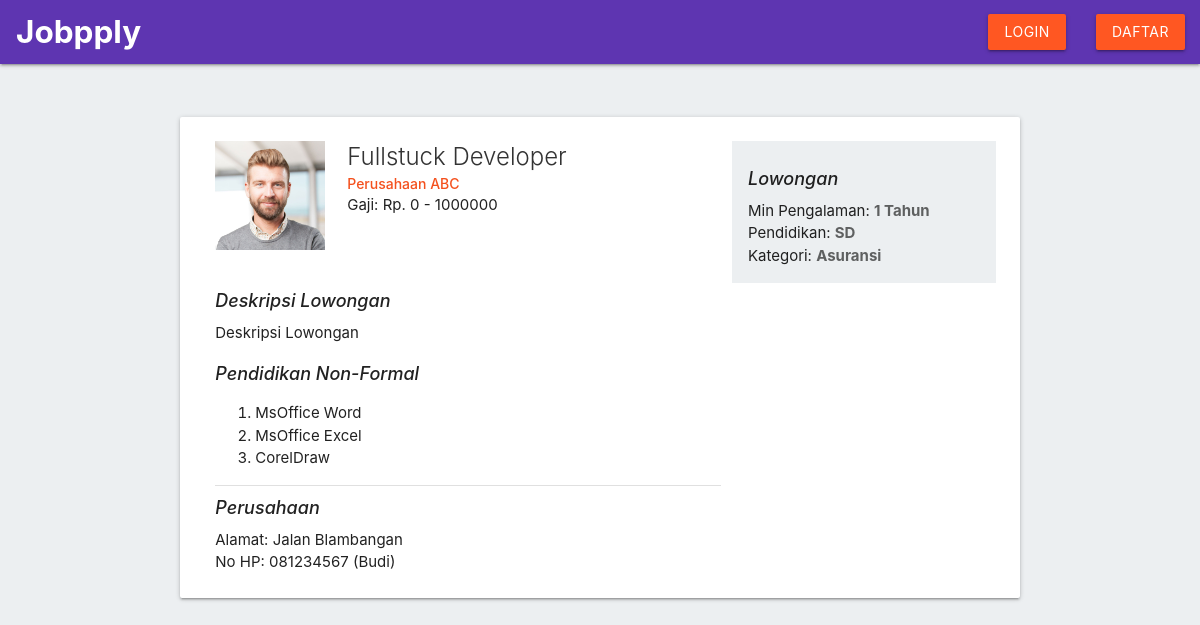
Screenshot of /lowongan/detail/20 with the database file from the repository.
### tables this page shows
CREATE TABLE `lowongan` (
  `id` int(11) unsigned NOT NULL AUTO_INCREMENT,
  `id_perusahaan` int(11) DEFAULT NULL,
  `nama_loker` varchar(100) DEFAULT NULL,
  `deskripsi` text,
  `range_gaji` varchar(30) DEFAULT NULL,
  `keterampilan` text,
  `pendidikan` varchar(10) DEFAULT NULL,
  `jurusan` varchar(100) DEFAULT NULL,
  `pengalaman_kerja` int(2) DEFAULT NULL,
  `kategori_pekerjaan` int(11) DEFAULT NULL,
  PRIMARY KEY (`id`)
);

CREATE TABLE `perusahaan` (
  `id` int(11) unsigned NOT NULL AUTO_INCREMENT,
  `email` varchar(100) DEFAULT NULL,
  `password` varchar(64) DEFAULT NULL,
  `nama_perusahaan` varchar(100) DEFAULT NULL,
  `deskripsi` text,
  `bidang_perusahaan` int(6) DEFAULT NULL,
  `logo` varchar(100) DEFAULT NULL,
  `alamat` text,
  `kode_pos` varchar(6) DEFAULT NULL,
  `provinsi` varchar(3) DEFAULT NULL,
  `kabupaten` varchar(6) DEFAULT NULL,
  `no_hp` varchar(20) DEFAULT NULL,
  `nama_kontak` varchar(100) DEFAULT NULL,
  `jabatan_perusahaan` varchar(100) DEFAULT NULL,
  `akta_pendirian_perusahaan` varchar(100) DEFAULT NULL,
  `siup` varchar(100) DEFAULT NULL,
  `tdp` varchar(100) DEFAULT NULL,
  `situ` varchar(100) DEFAULT NULL,
  `izin_lainnya` varchar(100) DEFAULT NULL,
  PRIMARY KEY (`id`)
);

CREATE TABLE `pendidikan_non_formal_list` (
  `id` int(11) NOT NULL AUTO_INCREMENT,
  `nama_pendidikan` varchar(100) DEFAULT NULL,
  PRIMARY KEY (`id`)
);

CREATE TABLE `kategori` (
  `id` int(11) NOT NULL AUTO_INCREMENT,
  `kategori` varchar(255) NOT NULL,
  PRIMARY KEY (`id`)
);

### application/controllers/Lowongan.php (called while the page is built, shortened)
<?php
class Lowongan extends CI_Controller
{
  public function __construct()
  {
    $this->load->model('MLowongan');
    $this->load->model('MPerusahaan');
    $this->load->model('MPendidikanNonFormal');
    $this->load->model('MKategori');
  }
  public function detail($id)
  {
    $data['isLoggedIn'] = $this->session->userdata('isLoggedIn');
    $data['lowongan'] = $this->MLowongan->getOne($id);
    $data['perusahaan'] = $this->MPerusahaan->getOne($data['lowongan']->id_perusahaan);
    $data['pendidikanNonFormal'] = $this->MPendidikanNonFormal->getFilter($data['lowongan']->keterampilan);
    $this->load->view('header', $data);
    $this->load->view('lowongan', $data);
    $this->load->view('footer');
  }
}

### index.php (called while the page is built, shortened)
<?php
require_once BASEPATH.'core/CodeIgniter.php';

### application/models/MLowongan.php (called while the page is built, shortened)
<?php
class MLowongan extends CI_Model
{
  public function getOne($id)
  {
    return $this->db
      ->select('lowongan.*, perusahaan.nama_perusahaan, kategori.kategori')
      ->where('lowongan.id', $id)
      ->join('perusahaan', 'perusahaan.id = lowongan.id_perusahaan')
      ->join('kategori', 'kategori.id = lowongan.kategori_pekerjaan')
      ->get('lowongan')
      ->row();
  }
}

### application/models/MPerusahaan.php (called while the page is built, shortened)
<?php
class MPerusahaan extends CI_Model
{
  public function getOne($id)
  {
    return $this->db->where('id', $id)->get('perusahaan')->row();
  }
}

### application/models/MPendidikanNonFormal.php (called while the page is built, shortened)
<?php
class MPendidikanNonFormal extends CI_Model
{
  public function getFilter($list)
  {
    $list = json_decode($list);
    $where = '1 = 0';
    foreach ($list as $l) {
      $where .= " OR id = $l";
    }
    return $this->db->where($where)->get('pendidikan_non_formal_list')->result();
  }
}

### application/views/lowongan.php (the view, shortened to what this page needs)
<br><br>
<div class="container">
  <div class="lowongan-detail card">
    <div class="card-content">
      <div class="row">
        <div class="col s12 m8">
          <div class="row">
            <div class="col s3">
              <img class="gambar-perusahaan" src="<?= site_url('/assets/images/person_6.jpg') ?>" style="width: 100%">
            </div>
            <div class="col s9">
              <span class="card-title"><?= $lowongan->nama_loker ?></span>
              <div class="perusahaan"><a href="<?= site_url('perusahaan/detail/' . $perusahaan->id) ?>"><?= $lowongan->nama_perusahaan ?></a></div>
              <div>Gaji: Rp. <?= $lowongan->range_gaji ?></div>
            </div>
          </div>
          <br>
          <div class="label-section">Deskripsi Lowongan</div>
          <div class="deskripsi"><?= $lowongan->deskripsi ?></div>
          <div class="label-section">Pendidikan Non-Formal</div>
          <ol>
            <?php foreach ($pendidikanNonFormal as $key => $p) : ?>
              <li><?= $p->nama_pendidikan ?></li>
            <?php endforeach ?>
          </ol>
          <div class="divider"></div>
          <div class="label-section">Perusahaan</div>
          <div class="perusahaan-detail">
            <div class="pengalaman">Alamat: <?= $perusahaan->alamat ?></div>
            <div class="pendidikan">No HP: <?= $perusahaan->no_hp ?> (<?= $perusahaan->nama_kontak ?>)</div>
          </div>
        </div>
        <div class="col s12 m4 blue-grey lighten-5 side-detail">
          <div class="label-section">Lowongan</div>
          <div class="pengalaman">Min Pengalaman: <b><?= $lowongan->pengalaman_kerja ?> Tahun</b></div>
          <div class="pendidikan">Pendidikan: <b><?= $lowongan->pendidikan ?></b></div>
          <div class="kategori">Kategori: <b><?= $lowongan->kategori ?></b></div>
        </div>
      </div>
    </div>
  </div>
</div>

### assets/css/styles.css (style rules this page uses)
body { background-color: #eceff1; }
a { color: #f4511e; }
.row { margin-bottom: 0 !important; }
.lowongan-detail .gambar-perusahaan { width: 100%; }
.lowongan-detail .card-title { font-size: 24px !important; margin-bottom: 0 !important; color: rgba(0, 0, 0, 0.8); }
.lowongan-detail .perusahaan { color: rgba(0, 0, 0, 0.8); font-weight: 500; font-size: 14px; }
.lowongan-detail .label-section { font-size: 18px; font-style: italic; font-weight: 500; margin: 8px 0; }
.lowongan-detail .deskripsi { margin-bottom: 16px; }
.lowongan-detail .side-detail { padding: 16px; }
.lowongan-detail b { color: rgba(0, 0, 0, 0.6); }

### rows the page displays
lowongan: nama_loker "Fullstuck Developer", id_perusahaan.nama_perusahaan "Perusahaan ABC", range_gaji "0 - 1000000", deskripsi "Deskripsi Lowongan", pengalaman_kerja "1", pendidikan "SD", kategori.kategori "Asuransi"
pendidikan_non_formal_list: nama_pendidikan "MsOffice Word"
pendidikan_non_formal_list: nama_pendidikan "MsOffice Excel"
pendidikan_non_formal_list: nama_pendidikan "CorelDraw"
perusahaan: alamat "Jalan Blambangan", no_hp "081234567", nama_kontak "Budi"
